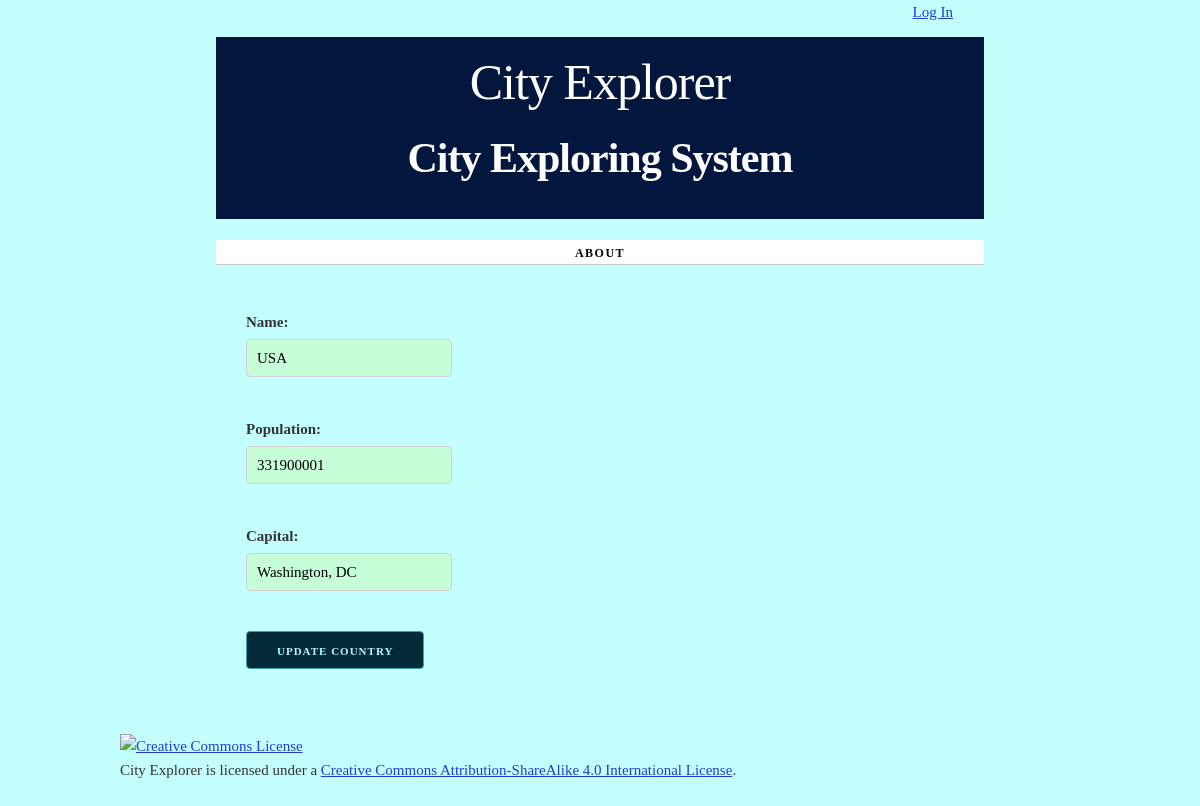
Screenshot of /country/1/update/ with the database file from the repository.
### cities/models.py (models this page shows, shortened)
class Country(models.Model):
    name = models.CharField(max_length=100)
    population = models.IntegerField()
    capital = models.CharField(max_length=100)
    class Meta:
        verbose_name_plural = "countries"

### cities/views.py (the view)
def update_country(request, country_id):
    country = get_object_or_404(Country, id=country_id)
    if request.method == 'POST':
        form = CountryForm(request.POST, instance=country)
        if form.is_valid():
            form.save()
            return redirect('country-detail', country_id)
    else:
        form = CountryForm(instance=country)
    return render(request, 'cities/country_form.html', {'form': form, 'country': country})

### cities/forms.py
class CountryForm(forms.ModelForm):
    class Meta:
        model = Country
        fields = ['name', 'population', 'capital']

### cities/templates/cities/country_form.html (shortened to what this page needs)
{% extends 'cities/base.html' %}
{% block content %}
    <form action="{% url 'update-country' country.id %}" method="post">
        {{ form.as_p }}
        <button type="submit" class="button button-primary">
            {% if country.id %}
                Update Country
            {% else %}
                Update Country
            {% endif %}
        </button>
    </form>
{% endblock %}

### cities/static/cities/skeleton.css (style rules this page uses)
html { font-size: 62.5%; }
body { font-size: 1.5em; line-height: 1.6; font-weight: 400; font-family: "Raleway", "HelveticaNeue", "Helvetica Neue", Helvetica, Arial, sans-serif; color: #222; }
p { margin-top: 0; }
.button, button, input[type="submit"], input[type="reset"], input[type="button"] { display: inline-block; height: 38px; padding: 0 30px; color: #555; text-align: center; font-size: 11px; font-weight: 600; line-height: 38px; letter-spacing: 0.1rem; text-transform: uppercase; text-decoration: none; white-space: nowrap; background-color: transparent; border-radius: 4px; border: 1px solid #bbb; cursor: pointer; box-sizing: border-box; }
.button.button-primary, button.button-primary, input[type="submit"].button-primary, input[type="reset"].button-primary, input[type="button"].button-primary { color: #b6f9ff; background-color: #052a38; border-color: #439bb6; }
input[type="email"], input[type="number"], input[type="search"], input[type="text"], input[type="tel"], input[type="url"], input[type="password"], textarea, select { height: 38px; padding: 6px 10px; background-color: #c6ffd7; border: 1px solid #D1D1D1; border-radius: 4px; box-shadow: none; box-sizing: border-box; }
input[type="email"], input[type="number"], input[type="search"], input[type="text"], input[type="tel"], input[type="url"], input[type="password"], textarea { -webkit-appearance: none; -moz-appearance: none; appearance: none; }
label, legend { display: block; margin-bottom: .5rem; font-weight: 600; }
button, .button { margin-bottom: 1rem; }
input, textarea, select, fieldset { margin-bottom: 1.5rem; }
pre, blockquote, dl, figure, table, p, ul, ol, form { margin-bottom: 2.5rem; }

### cities/static/cities/style.css (style rules this page uses)
html { height: 100%; background-color: #555; }
body { background-color: white; }

### cities/templates/cities/base.html (style rules this page uses)
body { font-family: Baskerville, serif; line-height: 1.6; color: #333; background-color: #c4ffff; }

### rows the page displays
Country: name "USA", population "331900001", capital "Washington, DC"
